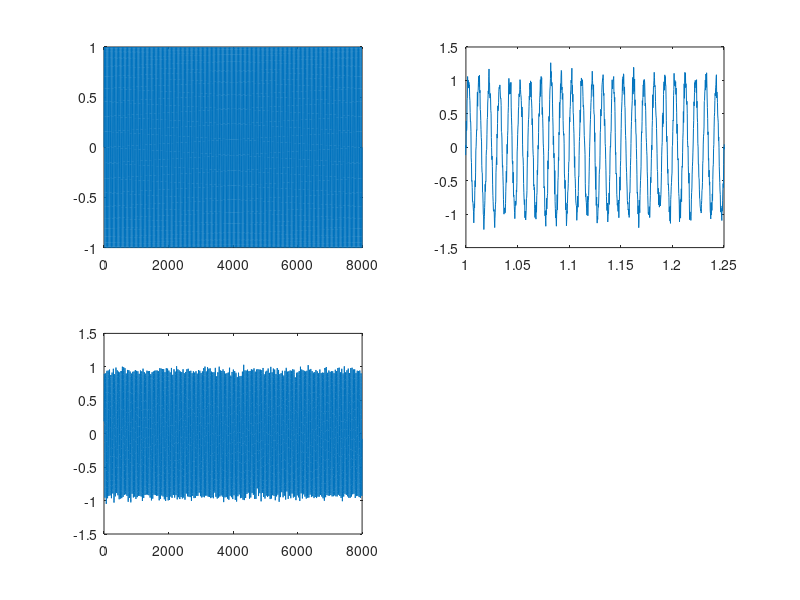

Write MATLAB code to recreate this figure. (Note: this script raises an error after producing the figure.)
clear, clc, close all

sample_rate = 4000; %samples per second
total_time = 2;
total_length = sample_rate*total_time;
freq = 100;
gen_sin = @(f,t,phase,noise)sin(2*pi*f*t + phase)+noise;
t = linspace(0,total_time, total_length);
sin1 = gen_sin(freq,t,0,0);

%% 1st
subplot(2,2,1);
plot(sin1);


sound(.5*sin1,sample_rate)
pause


%% 2nd
noise2 = .1*randn(1, total_length);
sin2 = gen_sin(freq,t,0,noise2);
sound(sin2, sample_rate)
subplot(2,2,2);
plot(t, sin2)
xlim([1 1.25])
pause

%% 3rd
sin3 = conv(sin2,1/8*[1 1 1 1 1 1 1 1],'same');
subplot(2,2,3);
sound(sin3, sample_rate)
plot(sin3)
pause

%% 

signalAnalyzer

%% 
sin3_hz = gen_sin(3,t, 0, 0);
sin4_hz = gen_sin(4,t, 0, 0);
sin4 = sin3_hz + sin4_hz;

figure
subplot(221)
plot(t,sin3_hz);
subplot(222)
plot(t,sin4_hz);
subplot(223)
plot(t,sin4);


% sin2 = gen_sin(100,t,0,.1*randn(1, total_length));

sin_x = gen_sin(10,t,0,0);
sin_x = gen_sin(50,t,0,0);
sound(sin_x);
sin_y = gen_sin(500,t,0,0);
sound(sin_y);
sin_add = sin_x+sin_y;
sound(sin_add);
sin_filt = conv(sin_add,1/8*[1 1 1 1 1 1 1 1],'same');
sound(sin_filt);
sin_filt2 = conv(sin_add,[-1 0 1]*0.5,'same');
sound(sin_filt2);
